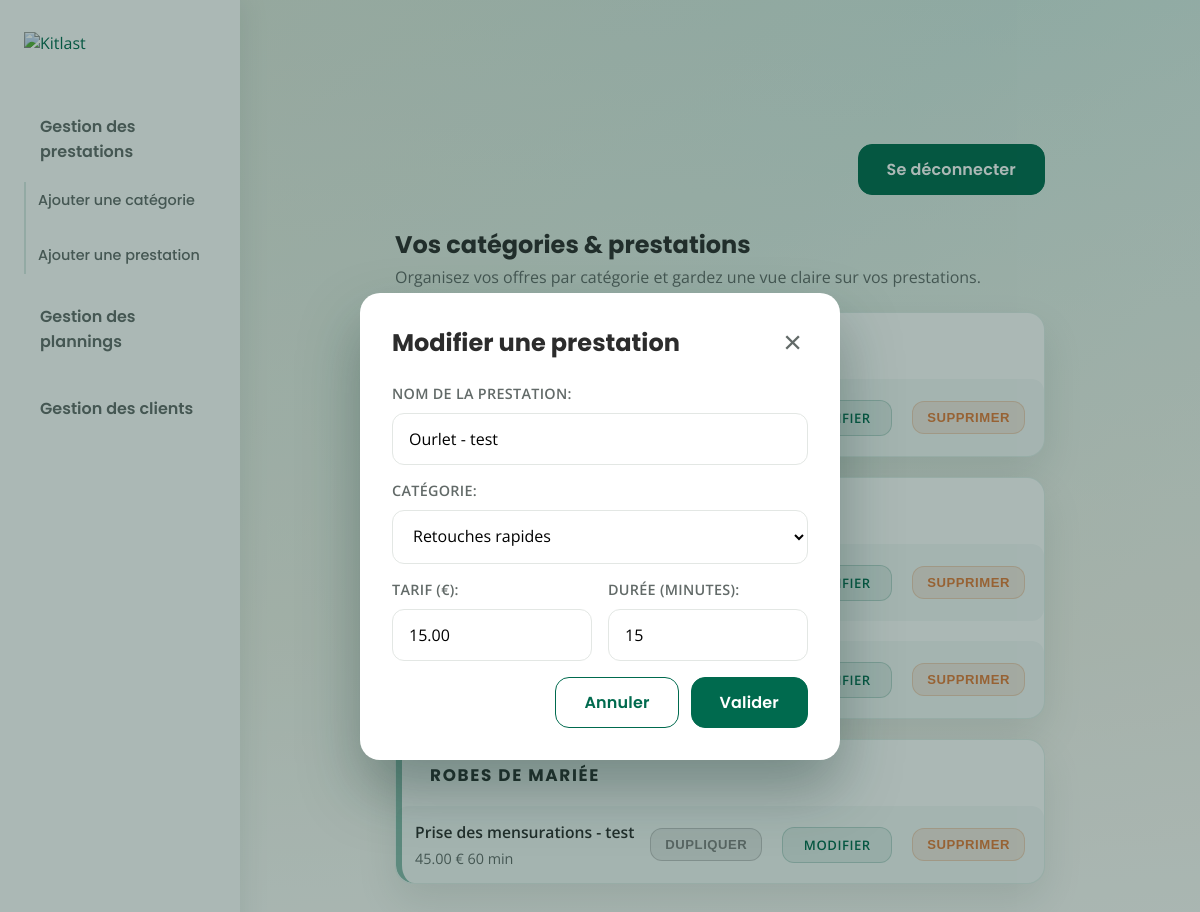
/?section=services&show=service-form&service_id=4 (signed in), run on the app's committed database.
### accounts/models.py (models this page shows, shortened)
class Service(models.Model):
    category = models.ForeignKey(
        Category, on_delete=models.CASCADE, related_name="services"
    )
    name = models.CharField(max_length=100)
    description = models.TextField(blank=True)
    price = models.DecimalField(max_digits=8, decimal_places=2, null=True, blank=True)
    duration_minutes = models.PositiveIntegerField(null=True, blank=True)
    created_at = models.DateTimeField(auto_now_add=True)
    created_by = models.ForeignKey(
        settings.AUTH_USER_MODEL,
        on_delete=models.CASCADE,
        related_name="services_created",
    )
    class Meta:
        ordering = ["name"]

class Category(models.Model):
    name = models.CharField(max_length=100, unique=True)
    created_at = models.DateTimeField(auto_now_add=True)
    class Meta:
        ordering = ["name"]
    def __str__(self) -> str:
        return str(self.name)

### accounts/views.py (the view, shortened to what this page needs)
# urls.py: path("", views.dashboard, name="dashboard"),
@login_required
def dashboard(request):
    section = request.GET.get("section", "overview")
    show_category_form = request.GET.get("show") == "category-form"
    categories = Category.objects.none()
    category_form = CategoryForm()
    service_form = ServiceForm()
    client_initial = (
        {"linked_professional": request.user.pk}
        if request.user.is_authenticated
        else None
    )
    client_form = ClientForm(initial=client_initial)
    show_service_form = request.GET.get("show") == "service-form"
    show_client_modal = False
    service_id_param = request.GET.get("service_id")
    category_for_new_service = request.GET.get("category")
    if service_id_param:
        service_form, _ = prepare_service_form(service_id_param)
        show_service_form = True
        section = "services"
    elif show_service_form and category_for_new_service:
        if Category.objects.filter(pk=category_for_new_service).exists():
            service_form = ServiceForm(initial={"category": category_for_new_service})
            section = "services"
    calendar = None
    clients: list[dict[str, str]] = []
    client_options: list[dict[str, str]] = []
    user_services = []
    is_professional = request.user.is_authenticated and request.user.user_type == User.UserType.PROFESSIONAL
    if request.user.is_authenticated:
        calendar = ensure_user_calendar(request.user)
        user_service_qs = Service.objects.filter(created_by=request.user).order_by(
            "name"
        )
        categories = (
            Category.objects.filter(services__created_by=request.user)
            .prefetch_related(Prefetch("services", queryset=user_service_qs))
            .distinct()
        )
        user_services = list(user_service_qs)
        if is_professional:
            client_queryset = User.objects.filter(
                user_type=User.UserType.INDIVIDUAL,
                linked_professional=request.user,
            ).order_by("first_name", "last_name", "email")
            for client in client_queryset:
                full_name = (f"{client.first_name} {client.last_name}".strip()) or client.email
                client_data = {
                    "id": client.pk,
                    "full_name": full_name,
                    "email": client.email,
                    "phone": getattr(client, "phone_number", "") or "—",
                }
                clients.append(client_data)
                client_options.append(
                    {
                        "id": client.pk,
                        "label": full_name,
                    }
                )
    else:
        categories = Category.objects.none()
    try:
        week_offset = int(request.GET.get("week_offset", "0"))
    except (TypeError, ValueError):
        week_offset = 0
    today = timezone.localdate()
    start_of_week = (
        today - timedelta(days=today.weekday()) + timedelta(weeks=week_offset)
    )
    end_of_week = start_of_week + timedelta(days=6)
    planner_week_summary = (
        f"Semaine {start_of_week.isocalendar().week} · "
        f"{start_of_week.strftime('%d/%m')} → {end_of_week.strftime('%d/%m')}"
    )
    context = {
        "section": section,
        "categories": categories,
        "category_form": category_form,
        "show_category_form": show_category_form,
        "show_category_modal": show_category_form or bool(category_form.errors),
        "service_form": service_form,
        "show_service_form": show_service_form,
        "show_service_modal": show_service_form or bool(service_form.errors),
        "client_form": client_form,
        "show_client_modal": show_client_modal or bool(client_form.errors),
        "is_professional": is_professional,
        "planner_hours": PLANNER_HOURS,
        "planning_days": build_calendar_events(calendar, week_offset=week_offset),
        "week_offset": week_offset,
        "planner_week_summary": planner_week_summary,
        "user_services": user_services,
        "clients": clients,
        "client_options": client_options,
    }
    return render(request, "accounts/dashboard.html", context)

### accounts/forms.py (shortened to what this page needs)
class CategoryForm(forms.ModelForm):
    class Meta:
        model = Category
        fields = ["name"]
        labels = {"name": "Nom de la catégorie"}
        widgets = {
            "name": forms.TextInput(
                attrs={
                    "placeholder": "Ex. : Retouches rapides",
                    "maxlength": 100,
                    "class": "kitlast-input",
                }
            )
        }

class ServiceForm(forms.ModelForm):
    class Meta:
        model = Service
        fields = ["name", "category", "price", "duration_minutes"]
        labels = {
            "name": "Nom de la prestation",
            "category": "Catégorie",
            "price": "Tarif (€)",
            "duration_minutes": "Durée (minutes)",
        }
        widgets = {
            "name": forms.TextInput(
                attrs={
                    "placeholder": "Ex. : Pose de bouton",
                    "maxlength": 100,
                    "class": "kitlast-input",
                }
            ),
            "category": forms.Select(attrs={"class": "kitlast-input"}),
            "price": forms.NumberInput(
                attrs={
                    "placeholder": "Ex. : 45",
                    "min": "0",
                    "step": "0.5",
                    "class": "kitlast-input",
                }
            ),
            "duration_minutes": forms.NumberInput(
                attrs={
                    "placeholder": "Ex. : 60",
                    "min": "0",
                    "step": "15",
                    "class": "kitlast-input",
                }
            ),
        }

### accounts/planning.py (called while the page is built)
def _weekday_label(value: datetime) -> str:
    return ["Lun.", "Mar.", "Mer.", "Jeu.", "Ven.", "Sam.", "Dim."][value.weekday()]

def _start_of_week(week_offset: int) -> date:
    today = timezone.localdate()
    current_week_start = today - timedelta(days=today.weekday())
    return current_week_start + timedelta(weeks=week_offset)

def _empty_week(start_of_week: date) -> list[dict[str, object]]:
    return [
        {
            "label": _weekday_label(
                datetime.combine(start_of_week + timedelta(days=index), time.min)
            ),
            "date": (start_of_week + timedelta(days=index)).strftime("%d/%m"),
            "events": [],
        }
        for index in range(7)
    ]

### templates/accounts/dashboard.html (shortened to what this page needs)
{% extends "base.html" %}
{% load static %}
{% block head %}
<link rel="stylesheet" href="{% static 'css/dashboard.css' %}">
{% endblock %}
{% block content %}
<div class="kitlast-dashboard-layout">
  <aside class="kitlast-dashboard-sidebar">
    <div class="kitlast-dashboard-sidebar__logo">
      <a href="{% url 'dashboard' %}?section=overview" data-section-target="overview">
        <img src="https://kitlast.com/wp-content/uploads/2025/08/kitlast-200-x-100-px.svg" alt="Kitlast" />
      </a>
    </div>
    <nav class="kitlast-dashboard-sidebar__nav" aria-label="Menu du tableau de bord">
      <ul>
        <li>
          <button type="button" class="kitlast-dashboard-sidebar__toggle" data-section-target="services"
            aria-expanded="{% if section == 'services' %}true{% else %}false{% endif %}"
            aria-controls="services-subnav">Gestion des prestations</button>
          <ul id="services-subnav" class="kitlast-dashboard-sidebar__subnav" {% if section != 'services' %} hidden{% endif %}>
            <li><a href="{% url 'dashboard' %}?section=services&show=category-form" data-action="show-category-form"
                data-modal-instant="true">Ajouter une catégorie</a></li>
            <li><a href="{% url 'dashboard' %}?section=services&show=service-form" data-action="show-service-form"
                data-modal-instant="true">Ajouter une prestation</a></li>
          </ul>
        </li>
        <li><a href="{% url 'dashboard' %}?section=planning" data-section-target="planning">Gestion des plannings</a>
        </li>
        <li><a href="{% url 'dashboard' %}?section=clients" data-section-target="clients">Gestion des clients</a></li>
      </ul>
    </nav>
  </aside>
  <section class="kitlast-dashboard-area">
    <div class="kitlast-dashboard">
      <div class="kitlast-dashboard__topbar">
        <form method="post" action="{% url 'logout' %}" class="kitlast-form-inline">
          <button type="submit" class="kitlast-button">Se déconnecter</button>
        </form>
      </div>
      <div class="kitlast-dashboard-content" data-active-section="{{ section }}"
        data-show-category="{{ show_category_form|yesno:'true,false' }}"
        data-show-service="{{ show_service_form|yesno:'true,false' }}"
        data-week-offset="{{ week_offset }}">
        {% include "accounts/dashboard_services.html" %}
      </div>
    </div>
  </section>
</div>
{% endblock %}

### templates/accounts/dashboard_services.html (shortened to what this page needs)
{% load modal_tags %}
<section class="kitlast-content-section{% if section == 'services' %} is-active{% endif %}"
  data-section="services">
  <header class="kitlast-section-header">
    <div>
      <h2>Vos catégories & prestations</h2>
      <p class="kitlast-section-header__text">Organisez vos offres par catégorie et gardez une vue claire sur vos prestations.</p>
    </div>
  </header>
  <div class="kitlast-category-board">
    {% if categories %}
      <ul>
        {% for category in categories %}
          <li class="kitlast-category-card">
            <header class="kitlast-category-card__header">
              <h3>{{ category.name|upper }}</h3>
            </header>
            <ul class="kitlast-service-lines">
              {% if category.services.all %}
                {% for service in category.services.all %}
                  <li class="kitlast-service-line">
                    <div class="kitlast-service-line__info">
                      <span class="kitlast-service-line__name">{{ service.name }}</span>
                      <span class="kitlast-service-line__meta">
                        {% if service.price %}<span>{{ service.price }} €</span>{% endif %}
                        {% if service.duration_minutes %}<span>{{ service.duration_minutes }} min</span>{% endif %}
                      </span>
                    </div>
                    <div class="kitlast-service-line__actions">
                      <button type="button" class="kitlast-service-line__action kitlast-service-line__action--muted">Dupliquer</button>
                      <a href="{% url 'dashboard' %}?section=services&show=service-form&service_id={{ service.id }}" class="kitlast-service-line__action">Modifier</a>
                      <form method="post" action="{% url 'dashboard' %}?section=services" class="kitlast-service-line__form" onsubmit="return confirm('Supprimer cette prestation ?');">
                        <button type="submit" class="kitlast-service-line__action kitlast-service-line__action--danger">Supprimer</button>
                      </form>
                    </div>
                  </li>
                {% endfor %}
              {% else %}
                <li class="kitlast-service-line kitlast-service-line--empty">Aucune prestation pour cette catégorie.</li>
              {% endif %}
            </ul>
          </li>
        {% endfor %}
      </ul>
    {% else %}
      <p class="kitlast-empty">Aucune catégorie pour le moment. Ajoutez votre première catégorie pour structurer vos prestations.</p>
    {% endif %}
  </div>
</section>
{% render_modal modal_data_attr='data-service-modal' modal_title=service_form.instance.pk|yesno:'Modifier une prestation,Ajouter une prestation' modal_title_id='service-modal-title' modal_body_template='accounts/components/modal_service_form.html' modal_should_show=show_service_modal %}

### templates/accounts/components/modal_service_form.html (shortened to what this page needs)
<form method="post" action="{% url 'dashboard' %}?section=services" class="kitlast-modal__form">
  <div class="kitlast-field">
    {{ service_form.name.label_tag }}
    {{ service_form.name }}
  </div>
  <div class="kitlast-field">
    {{ service_form.category.label_tag }}
    {{ service_form.category }}
  </div>
  <div class="kitlast-modal__row">
    <div class="kitlast-field">
      {{ service_form.price.label_tag }}
      {{ service_form.price }}
    </div>
    <div class="kitlast-field">
      {{ service_form.duration_minutes.label_tag }}
      {{ service_form.duration_minutes }}
    </div>
  </div>
  <div class="kitlast-modal__actions">
    <button type="button" class="kitlast-button kitlast-button--ghost" data-modal-close>Annuler</button>
    <button type="submit" class="kitlast-button">Valider</button>
  </div>
</form>

### static/css/global.css (style rules this page uses)
:root { --brand: #006A4E; --brand-600: #005A42; --brand-300: #338771; --secondary: #3B6F72; --accent: #E07B39; --text: #2C2C2C; --muted: #626A68; --bg-soft: #F5F0E6; --surface: #FFFFFF; --surface-alt: #FAF7F1; --border: #E3E7E4; }
body { font-family: 'Open Sans', sans-serif; background: linear-gradient(135deg, var(--bg-soft) 0%, #E6F4EF 45%, #FFFFFF 100%); color: var(--text); margin: 0; }
h1, h2 { font-family: 'Poppins', sans-serif; margin: 0; }
a { color: var(--brand); text-decoration: none; transition: color 0.18s ease; }
.kitlast-field { display: flex; flex-direction: column; gap: 10px; }
.kitlast-field label { font-weight: 600; font-size: 0.9rem; letter-spacing: 0.02em; color: var(--muted); text-transform: uppercase; }
.kitlast-field input, .kitlast-field select, .kitlast-field textarea, .kitlast-input { width: 100%; border: 1px solid var(--border); border-radius: 12px; padding: 14px 16px; font-size: 1rem; transition: border-color 0.18s ease, box-shadow 0.18s ease; font-family: 'Open Sans', sans-serif; background: #fff; }
.kitlast-button { background: var(--brand); border: 1px solid var(--brand); border-radius: 14px; color: #fff; cursor: pointer; font-family: 'Poppins', sans-serif; font-size: 1rem; font-weight: 600; letter-spacing: 0.01em; padding: 12px 28px; transition: background 0.18s ease, box-shadow 0.18s ease, transform 0.18s ease; }

### data on the page
Service: name "Ourlet - test", category "Retouches rapides", price "15.00", duration_minutes "15"
Category: name "ROBES DE MARIÉE"
Service: name "Prise des mensurations - test", price "45.00", duration_minutes "60"

### other printed values
{{ modal_title }} "Modifier une prestation"
{{ service_form.name.label_tag }} "NOM DE LA PRESTATION:"
{{ service_form.category.label_tag }} "CATÉGORIE:"
{{ service_form.price.label_tag }} "TARIF (€):"
{{ service_form.duration_minutes.label_tag }} "DURÉE (MINUTES):"
